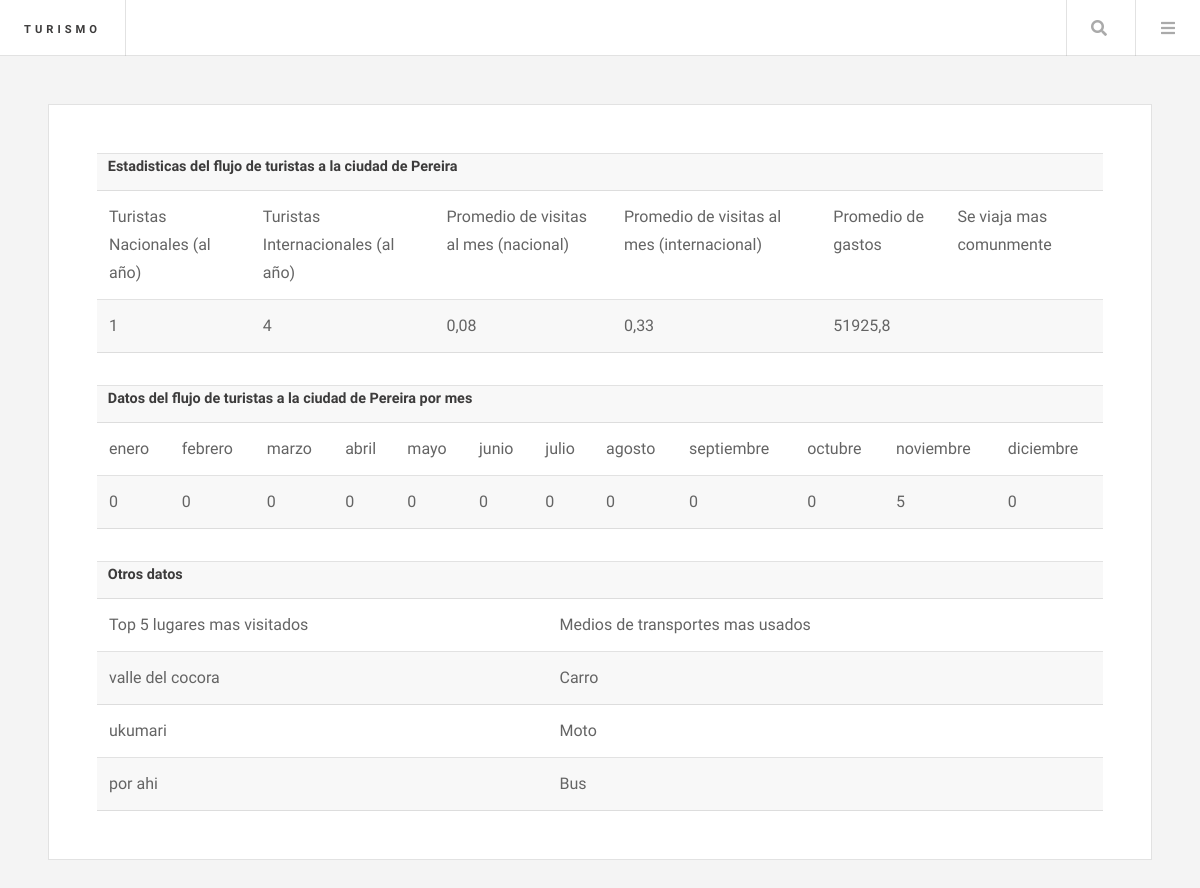
The app's page /estadisticas/ with its own data.
### task/models.py (models this page shows, shortened)
class Cuestionario(models.Model):
    agente = models.ForeignKey(Account, on_delete=models.CASCADE)
    cuestionado = models.ForeignKey(Turista, on_delete=models.CASCADE)
    acompanante = models.BooleanField()
    fecha_llegada = models.DateField()
    fecha_salida = models.DateField()
    ciudad_destino = CharLower(max_length=255)
    destino = CharLower(max_length=255)
    transportes = [("Carro","carro"),("Moto","moto"),("vehiculo alquilado","vehiculo alquilado"),("Bus","bus"),("Taxi","taxi") ]
    T_transporte = models.CharField(max_length=20,choices=transportes)
    Aprox_gasto = models.IntegerField()
    equipo = models.TextField()
    class Meta:
        verbose_name = "Cuestionario"
        verbose_name_plural = "Cuestionarios"

### task/views.py (the view)
# urls.py: path('estadisticas/', tv.Mostrar_estadisticas, name="estadisticas"),
def Mostrar_estadisticas(request):
    info = Estadisticas_por_ciudad("pereira")
    paquete = {"Turi": info}
    return render(request,"Estadistica.html", paquete )

### task/models.py (called while the page is built)
    def get_prep_value(self, value):
        return str(value).lower()

### task/templates/Estadistica.html (shortened to what this page needs)
{% extends 'base.html' %}
{% block content %}
{% load static %}
    <article class="post">
            <table>
                <th colspan="6">Estadisticas del flujo de turistas a la ciudad de Pereira</th>
                <tr>
                    <td>Turistas Nacionales (al año)</td>
                    <td>Turistas Internacionales (al año)</td>
                    <td>Promedio de visitas al mes (nacional)</td>
                    <td>Promedio de visitas al mes (internacional)</td>
                    <td>Promedio de gastos</td>
                    <td>Se viaja mas comunmente</td>
                </tr>
                <tr>
                    <td>{{ Turi.Numero_T_Nacional_Year }}</td>
                    <td>{{ Turi.Numero_T_Internacional_Year }}  </td>
                    <td>{{Turi.Promedio_T_por_mes_nacional}}</td>
                    <td>{{ Turi.Promedio_T_por_mes_internacional}}</td>
                    <td>{{Turi.Promedio_gastos_G}}</td>
                    <td></td>
                </tr>
            </table>
            <table>
                <th colspan="12">Datos del flujo de turistas a la ciudad de Pereira por mes</th>
                <tr>
                    {% for a in Turi.meses %}
                        <td>{{ a }}</td>
                    {% endfor %}
                </tr>
                <tr>
                    {% for j in Turi.Cantidad_PerMonth %}
                        <td>{{j}} </td>
                    {% endfor %}
            </tr>
            </table>
            <table>
                <th colspan="3">Otros datos</th>
                <tr>
                    <td>Top 5 lugares mas visitados</td>
                    <td>Medios de transportes mas usados</td>
                </tr>
                {%for k, h in Turi.tabla3 %}
                    <tr>
                        <td>{{k}}</td>
                        <td>{{h}}</td>
                    </tr>
                {%endfor%}
            </table>
    </article>
{% endblock %}

### task/templates/base.html (shortened to what this page needs)
<!DOCTYPE HTML>
<html>
	<head>
        {% load static %}
		<link rel="stylesheet" href="{% static 'css/main.css' %}" />
		<link rel="stylesheet" href="{% static 'css/ultear.css' %}" />
	</head>
	<body class="is-preload">
		<div id="wrapper" class="fondo">
			<header id="header">
				<h1><a href="{% url 'Home' %}">Turismo</a></h1>
				<nav class="links">
				</nav>
				<nav class="main">
					<ul>
						<li class="search">
							<a class="fa-search" href="#search">Search</a>
						</li>
						<li class="menu">
							<a class="fa-bars" href="#menu">Menu</a>
						</li>
					</ul>
				</nav>
			</header>
			<div id="main">
				{% block content %}
				{% endblock %}
			</div>
		</div>
	</body>
</html>

### records on screen
Cuestionario: tabla3 "valle del cocora", tabla3 "Carro"
Cuestionario: tabla3 "ukumari", tabla3 "Bus"
Cuestionario: tabla3 "Moto"
Cuestionario: tabla3 "por ahi"

### other values on screen
{{ Turi.Numero_T_Nacional_Year }} "1"
{{ Turi.Numero_T_Internacional_Year }} "4"
{{ Turi.Promedio_T_por_mes_nacional }} "0,08"
{{ Turi.Promedio_T_por_mes_internacional }} "0,33"
{{ Turi.Promedio_gastos_G }} "51925,8"
{{ a }} "enero" "febrero" "marzo" "abril" "mayo" "junio" "julio" "agosto" "septiembre" "octubre" "noviembre" "diciembre"
{{ j }} "0" "0" "0" "0" "0" "0" "0" "0" "0" "0" "5" "0"
